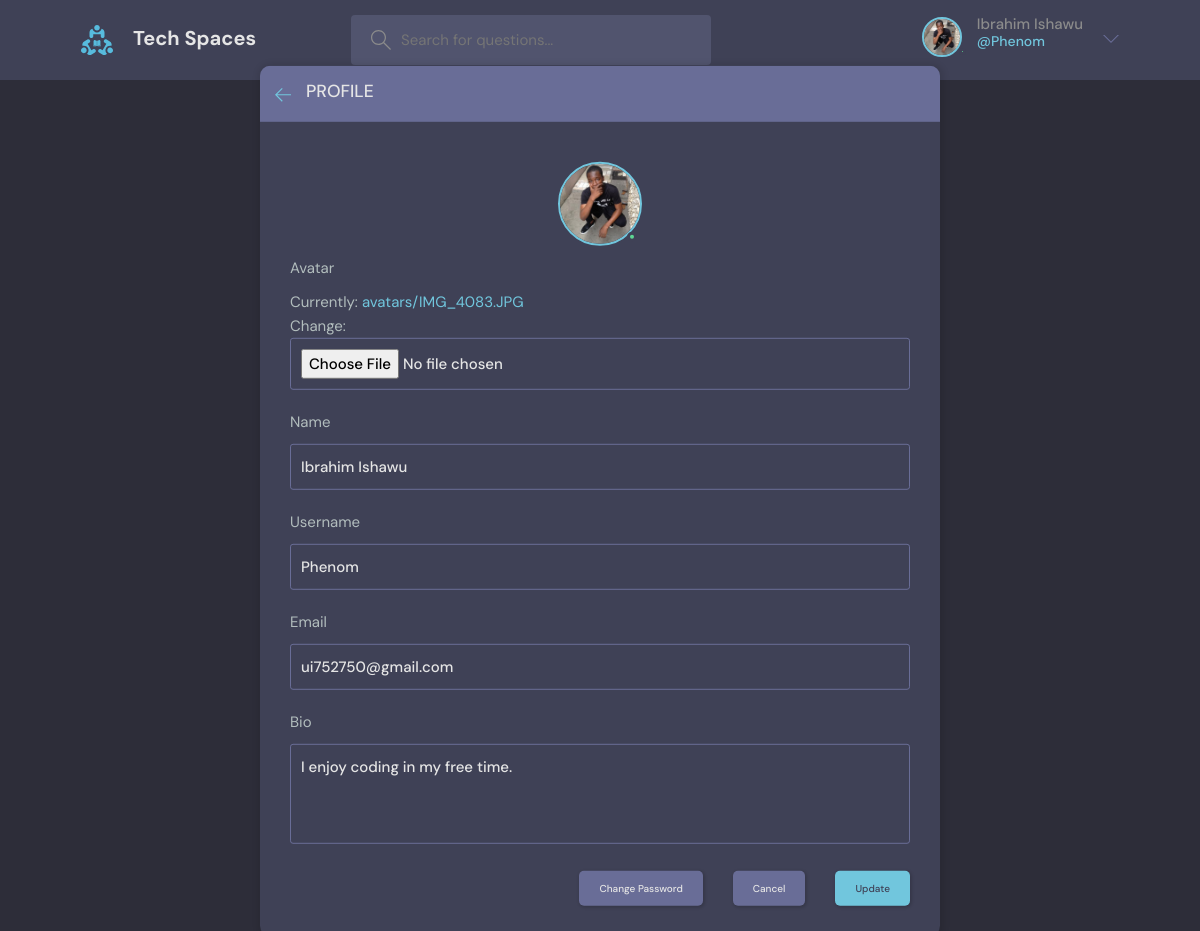
The page /accounts/profile/update/ (signed in) on the database its author committed.
### core/models.py (models this page shows, shortened)
class User(AbstractUser):
    name = models.CharField(max_length=200, null=True)
    email = models.EmailField(unique=True, null=True)
    bio = models.TextField(null=True)
    avatar = models.ImageField(null=True, default='avatar.svg', upload_to='avatars')
    REQUIRED_FIELDS = []

### user_authentication/views.py (the view, shortened to what this page needs)
# urls.py: path('profile/update/', views.UpdateProfile.as_view(), name='update_profile'),
class UpdateProfile(LoginRequiredMixin, View):
    def get(self, request):
        form = UserUpdateForm(instance=request.user)
        context = {
            'form': form,
        }
        return render(request, 'user_authentication/profile_update.html', context)

### user_authentication/forms.py
class UserUpdateForm(forms.ModelForm):
    class Meta:
        model = User
        fields = ['avatar', 'name', 'username', 'email', 'bio']

### user_authentication/templates/user_authentication/profile_update.html (shortened to what this page needs)
{% extends 'core/base.html' %}
{% block content %}
    <main class="create-room layout">
      <div class="container">
        <div class="layout__box">
          <div class="layout__boxHeader">
            <div class="layout__boxTitle">
              <a href="{{ request.META.HTTP_REFERER }}">
                <svg
                  version="1.1"
                  xmlns="http://www.w3.org/2000/svg"
                  width="32"
                  height="32"
                  viewBox="0 0 32 32"
                >
                  <title>arrow-left</title>
                  <path
                    d="M13.723 2.286l-13.723 13.714 13.719 13.714 1.616-1.611-10.96-10.96h27.625v-2.286h-27.625l10.965-10.965-1.616-1.607z"
                  ></path>
                </svg>
              </a>
              <h3>Profile</h3>
            </div>
          </div>
          <div class="settings layout__body">
            <div class="settings__avatar">
              <div class="avatar avatar--large active">
                <img src="{{ request.user.avatar.url }}" id="preview-avatar" />
              </div>
            </div>
            <form class="form" method="POST">
              {% for field in form %}
                <div class="form__group">
                  <label for="{{ field.label }}">{{ field.label }}</label>
                  {{ field }}
                </div>
              {% endfor %}
              <div class="form__action">
                <a class="btn btn--dark" href="{% url 'change_password' %}">Change Password</a>
                <a class="btn btn--dark" href="{% url 'home' %}">Cancel</a>
                <button class="btn btn--main" type="submit">Update</button>
              </div>
            </form>
          </div>
        </div>
      </div>
    </main>
{% endblock content %}

### core/templates/core/_header.html (shortened to what this page needs)
{% load static %}
<header class="header header--loggedIn">
      <div class="container">
        <a href="/" class="header__logo">
          <img src="{% static 'core/img/logo.svg' %}" />
          <h1>Tech Spaces</h1>
        </a>
        <form class="header__search">
          <label>
            <input name='query' placeholder="Search for questions..." />
          </label>
        </form>
        <nav class="header__menu">
          {% if not request.user.is_authenticated %}
            <a href="{% url 'login' %}">
              <img src="{% static 'core/img/avatar.svg' %}" />
              <p>Login</p>
            </a>
          {% else %}
            <div class="header__user">
              <a href="{% url 'update_profile' %}">
                <div class="avatar avatar--medium active">
                  <img src="{{ request.user.avatar.url }}" />
                </div>
                <p>{{ request.user.name }} <span>@{{ request.user.username }}</span></p>
              </a>
              <button class="dropdown-button">
                <svg version="1.1" xmlns="http://www.w3.org/2000/svg" width="32" height="32" viewBox="0 0 32 32">
                  <title>chevron-down</title>
                  <path d="M16 21l-13-13h-3l16 16 16-16h-3l-13 13z"></path>
                </svg>
              </button>
            </div>
          {% endif %}
        </nav>
      </div>
    </header>

### rows shown on the page
User: user.avatar (picture), user.name "Ibrahim Ishawu", user.username "Phenom", form "Ibrahim Ishawu" "Phenom" "ui752750@gmail.com" "I enjoy coding in my free time."

### other values the page prints
{{ field.label }} "Avatar" "Name" "Username" "Email" "Bio"
